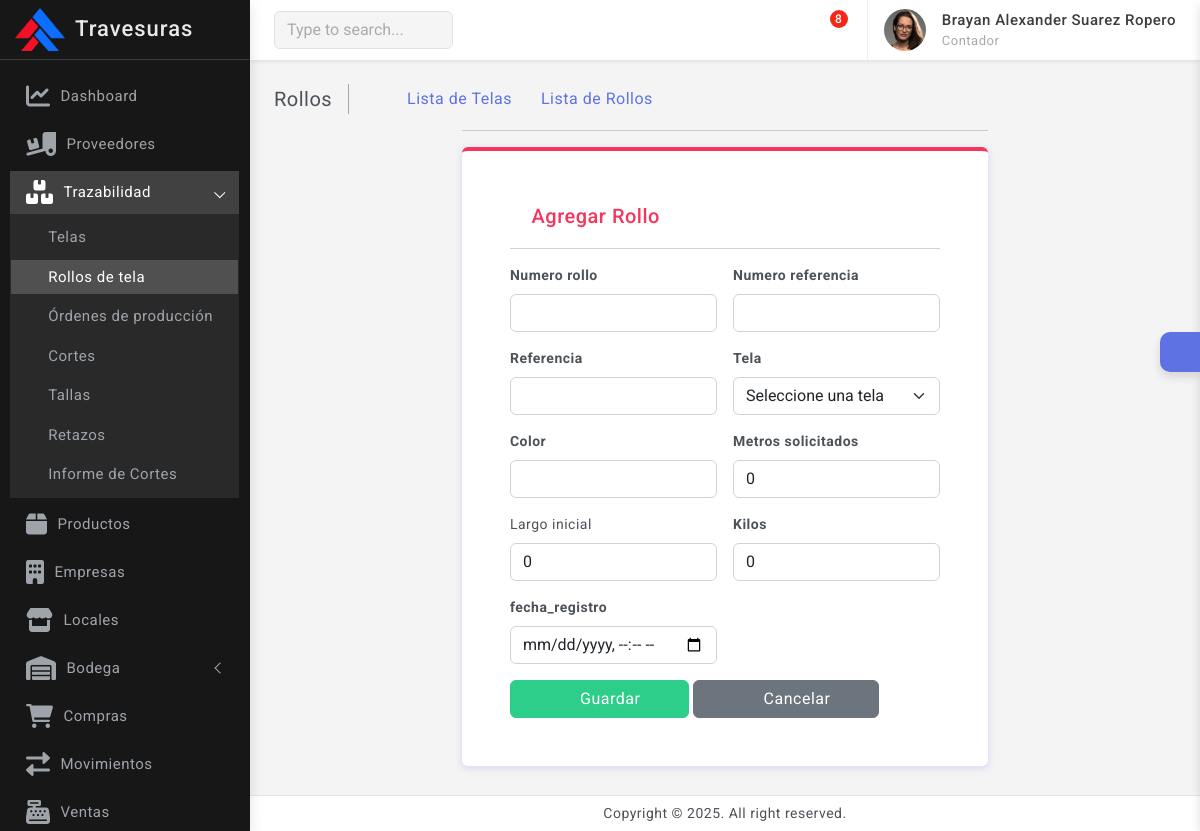
The page /trazabilidad/rollos/agregar/ (signed in) on the database its author committed.
### empresas/models.py (models this page shows, shortened)
class Empresa(models.Model):
    razon_social            = models.CharField(max_length=100)
    nit                     = models.CharField(max_length=20, unique=True)
    telefono                = models.CharField(max_length=20, unique=True)
    correo                  = models.EmailField(max_length=100, unique=True)
    logo                    = models.ImageField(upload_to='empresas', blank=False, null=False)

### usuarios/models.py (models this page shows, shortened)
class PerfilUsuario(models.Model):
    usuario                             = models.OneToOneField(Usuario, on_delete=models.CASCADE)
    nombre                              = models.CharField(max_length=50)
    apellido                            = models.CharField(max_length=50)
    documento                           = models.IntegerField(unique=True)
    telefono                            = models.IntegerField(unique=True)
    cargo                               = models.ForeignKey(Cargo, on_delete=models.CASCADE, related_name="Cargo")
    def full_name(self):
        return f'{self.nombre} {self.apellido}'

class Cargo(models.Model):
    nombre  = models.CharField(max_length=50, unique=True)
    area    = models.ForeignKey(Area, on_delete=models.CASCADE, related_name="Area_relacionada")
    def __str__(self):
        return self.nombre

### trazabilidad/views.py (the view)
# urls.py: path('rollos/agregar/', views.agregar_rollo, name='agregar_rollo'),
@login_required(login_url='login')
def agregar_rollo(request):
    if request.method == 'POST':
        form = RolloTelaForm(request.POST)
        if form.is_valid():
            form.save()
            messages.success(request, "Rollo agregado correctamente.")
            return redirect('rollos')
    else:
        form = RolloTelaForm()
    return render(request, 'trazabilidad/rollos/form_rollo.html', {'form': form, 'accion': 'Agregar'})

### trazabilidad/forms.py
class RolloTelaForm(forms.ModelForm):
    fecha_registro = forms.DateTimeField(
        widget=forms.DateTimeInput(
            attrs={'type': 'datetime-local', 'class': 'form-control'},
            format='%Y-%m-%dT%H:%M'
        ),
        required=True
    )
    class Meta:
        model = RolloTela
        fields = [
            'numero_rollo', 'numero_referencia', 'referencia',
            'tela', 'color', 'metros_solicitados', 'largo_inicial',
            'kilos', 'fecha_registro'
        ]
    def __init__(self, *args, **kwargs):
        super().__init__(*args, **kwargs)
        for field_name, field in self.fields.items():
            field.widget.attrs.update({'class': 'form-control'})
            if field.required:
                field.label = f"<strong>{field.label if field.label else field_name}</strong>"
        self.fields['tela'].empty_label = "Seleccione una tela"
        self.fields['tela'].widget.attrs.update({'class': 'form-select'})
        if self.instance and self.instance.fecha_registro:
            self.initial['fecha_registro'] = localtime(self.instance.fecha_registro).strftime('%Y-%m-%dT%H:%M')

### notificaciones/context_processors.py (called while the page is built)
def notificaciones_context(request):
    if request.user.is_authenticated:
        notificaciones = Notificacion.objects.filter(user=request.user, leida=False).order_by('-fecha_creacion')
    else:
        notificaciones = []
    return {'notificaciones': notificaciones}

### outfitcore/context_processors.py (called while the page is built)
def global_context(request):
    user = None
    perfil = None
    contrato = None
    empresas = None
    if request.user.is_authenticated:
        user = request.user
        perfil = PerfilUsuario.objects.filter(usuario=request.user).first()
        if perfil:
            contrato = Contrato.objects.filter(perfil=perfil).first()
    empresas = Empresa.objects.all
    empresa_id = request.session.get('empresa_id')
    empresa_activa = None
    if empresa_id:
        empresa_activa = Empresa.objects.filter(id=empresa_id).first()
    return {
        'perfil': perfil,
        'user': user,
        'contrato': contrato,
        'empresas': empresas,
        'empresa_id': empresa_id,
        'empresa_activa': empresa_activa,
    }

### trazabilidad/models.py (called while the page is built)
    def __str__(self):
        return f"{self.nombre}"

### templates/trazabilidad/rollos/form_rollo.html (shortened to what this page needs)
{% extends 'base.html' %}
{% block content %}
<div class="page-wrapper">
    <div class="page-content">
        <div class="page-breadcrumb d-none d-sm-flex align-items-center mb-3">
            <div class="breadcrumb-title pe-3">Rollos</div>
            <div class="ps-3">
                <nav aria-label="breadcrumb">
                    <ol class="breadcrumb mb-0 p-0">
                        <li class="breadcrumb-item"><a href="{% url 'home' %}"><i class="bx bx-home-alt"></i></a></li>
                        <li class="breadcrumb-item"><a href="{% url 'telas' %}">Lista de Telas</a></li>
                        <li class="breadcrumb-item"><a href="{% url 'rollos' %}">Lista de Rollos</a></li>
                    </ol>
                </nav>
            </div>
        </div>
        <div class="col-xl-7 mx-auto">
            <hr />
            <div class="card border-top border-0 border-4 border-danger">
                <div class="card-body p-5">
                    <div class="card-title d-flex align-items-center">
                        <div><i class="bx bx-receipt me-1 font-22 text-danger"></i></div>
                        <h5 class="mb-0 text-danger">{{ accion }} Rollo</h5>
                    </div>
                    <hr>
                    <form method="POST" class="row g-3 needs-validation" novalidate>
                        {% for field in form %}
                        <div class="col-md-6">
                            <label for="{{ field.id_for_label }}" class="form-label">{{ field.label|safe }}</label>
                            {{ field }}
                        </div>
                        {% endfor %}
                        <div class="col-12">
                            <button type="submit" class="btn btn-success px-5">
                                <i class="bx bx-save"></i> Guardar
                            </button>
                            <a href="{% url 'rollos' %}" class="btn btn-secondary px-5">
                                <i class="bx bx-arrow-back"></i> Cancelar
                            </a>
                        </div>
                    </form>
                </div>
            </div>
        </div>
    </div>
</div>
{% endblock %}

### templates/includes/dashboard_sidebar.html (shortened to what this page needs)
{% load static %}
<div class="sidebar-wrapper" data-simplebar="true">
    <div class="sidebar-header">
        {% if empresa_activa %}
            <div>
                <img src="{{ empresa_activa.logo.url }}" class="logo-icon" alt="logo icon">
            </div>
            <div>
                <h4 class="logo-text">{{ empresa_activa.razon_social }}</h4>
            </div>
            <div class="toggle-icon ms-auto"><i class='bx bx-arrow-to-left'></i>
            </div>
        {% else %}
            <div>
                <h4 class="logo-text">Administrador</h4>
            </div>
            <div class="toggle-icon ms-auto"><i class='bx bx-arrow-to-left'></i>
            </div>
        {% endif %}
    </div>
    <ul class="metismenu" id="menu">
        <li>
            <a href="{% url 'home' %}">
                <div class="parent-icon"><i class='fas fa-chart-line'></i></div>
                <div class="menu-title">Dashboard</div>
            </a>
        </li>
        <li>
            <a href="{% url 'proveedores' %}">
                <div class="parent-icon"><i class="fas fa-truck-loading"></i>
                </div>
                <div class="menu-title">Proveedores</div>
            </a>
        </li>
        {% with request.path as path %}
        <li class="{% if '/trazabilidad/' in path %}mm-active{% endif %}">
            <a href="#" class="has-arrow" aria-expanded="{% if '/trazabilidad/' in path %}true{% else %}false{% endif %}">
                <div class="parent-icon"><i class='fas fa-boxes'></i></div>
                <div class="menu-title">Trazabilidad</div>
            </a>
            <ul class="{% if '/trazabilidad/' in path %}mm-collapse mm-show{% else %}mm-collapse{% endif %}">
                <li class="{% if '/trazabilidad/telas/' in path %}active mm-active{% endif %}">
                    <a href="{% url 'telas' %}"><i class="bx bx-right-arrow-alt"></i> Telas</a>
                </li>
                <li class="{% if '/trazabilidad/rollos/' in path %}active mm-active{% endif %}">
                    <a href="{% url 'rollos' %}"><i class="bx bx-right-arrow-alt"></i> Rollos de tela</a>
                </li>
                <li class="{% if '/trazabilidad/ordenes_produccion/' in path %}active mm-active{% endif %}">
                    <a href="{% url 'ordenes_produccion' %}"><i class="bx bx-right-arrow-alt"></i> Órdenes de producción</a>
                </li>
                <li class="{% if '/trazabilidad/cortes/' in path %}active mm-active{% endif %}">
                    <a href="{% url 'cortes' %}"><i class="bx bx-right-arrow-alt"></i> Cortes</a>
                </li>
                <li class="{% if '/trazabilidad/tallas_corte/' in path %}active mm-active{% endif %}">
                    <a href="{% url 'tallas' %}"><i class="bx bx-right-arrow-alt"></i> Tallas</a>
                </li>
                <li class="{% if '/trazabilidad/retazos_tela/' in path %}active mm-active{% endif %}">
                    <a href="{% url 'retazos' %}"><i class="bx bx-right-arrow-alt"></i> Retazos</a>
                </li>
                <li class="{% if '/trazabilidad/informe_cortes/' in path %}active mm-active{% endif %}">
                    <a href="{% url 'informe_cortes' %}"><i class="bx bx-right-arrow-alt"></i> Informe de Cortes</a>
                </li>
            </ul>
        </li>
        {% endwith %}
        {% with request.path as path %}
        <li class="{% if '/productos/' in path %}mm-active{% endif %}">
            <a href="{% url 'productos' %}">
                <div class="parent-icon"><i class='fas fa-box'></i>
                </div>
                <div class="menu-title">Productos</div>
            </a>
        </li>
        {% endwith %}
        {% with request.path as path %}
        <li class="{% if '/empresas/' in path %}mm-active{% endif %}">
            <a href="{% url 'empresas' %}">
                <div class="parent-icon"><i class='fas fa-building'></i>
                </div>
                <div class="menu-title">Empresas</div>
            </a>
        </li>
        {% endwith %}
        {% with request.path as path %}
        <li class="{% if '/locales/' in path %}mm-active{% endif %}">
            <a href="{% url 'locales' %}">
                <div class="parent-icon"><i class='fas fa-store'></i>
                </div>
                <div class="menu-title">Locales</div>
            </a>
        </li>
        {% endwith %}
        {% with request.path as path %}
        <li class="{% if '/bodega/' in path %}mm-active{% endif %}">
            <a href="#" class="has-arrow" aria-expanded="{% if '/bodega/' in path %}true{% else %}false{% endif %}">
                <div class="parent-icon"><i class='fas fa-warehouse'></i>
                </div>
                <div class="menu-title">Bodega</div>
            </a>
        </li>
        {% endwith %}
        <li>
            <a href="#">
                <div class="parent-icon"><i class="fas fa-shopping-cart"></i>
                </div>
                <div class="menu-title">Compras</div>
            </a>
        </li>
        <li>
            <a href="#">
                <div class="parent-icon"> <i class="fas fa-exchange-alt"></i>
                </div>
                <div class="menu-title">Movimientos</div>
            </a>
        </li>
        <li>
            <a href="{% url 'lista_ventas' %}">
                <div class="parent-icon"><i class='fas fa-cash-register'></i>
                </div>
                <div class="menu-title">Ventas</div>
            </a>
        </li>
    </ul>
</div>

### templates/includes/navbar.html (shortened to what this page needs)
{% load static %}
<header>
    <div class="topbar d-flex align-items-center">
        <nav class="navbar navbar-expand">
            <div class="search-bar flex-grow-1">
                <div class="position-relative search-bar-box">
                    <input type="text" class="form-control search-control" placeholder="Type to search..."> <span class="position-absolute top-50 search-show translate-middle-y"><i class='bx bx-search'></i></span>
                </div>
            </div>
            <div class="top-menu ms-auto">
                <ul class="navbar-nav align-items-center">
                    <li class="nav-item dropdown dropdown-large">
                        <a class="nav-link dropdown-toggle dropdown-toggle-nocaret" href="#" role="button" data-bs-toggle="dropdown" aria-expanded="false">	<i class='bx bx-category'></i>
                        </a>
                    </li>
                    <li class="nav-item dropdown dropdown-large">
                        <a class="nav-link dropdown-toggle dropdown-toggle-nocaret position-relative" href="#" role="button" data-bs-toggle="dropdown" aria-expanded="false">
                            <i class='bx bx-bell'></i>
                        </a>
                    </li>
                    <li class="nav-item dropdown dropdown-large">
                        <a class="nav-link dropdown-toggle dropdown-toggle-nocaret position-relative" href="#" role="button" data-bs-toggle="dropdown" aria-expanded="false"> <span class="alert-count">8</span>
                            <i class='bx bx-comment'></i>
                        </a>
                    </li>
                </ul>
            </div>
            <div class="user-box dropdown">
                <a class="d-flex align-items-center nav-link dropdown-toggle dropdown-toggle-nocaret" href="#" role="button" data-bs-toggle="dropdown" aria-expanded="false">
                    <img src="{% static 'images/avatars/avatar-2.png' %}" class="user-img" alt="user avatar">
                    <div class="user-info ps-3">
                        <p class="user-name mb-0"> {{perfil.full_name}} </p>
                        <p class="designattion mb-0">{{perfil.cargo}}</p>
                    </div>
                </a>
            </div>
        </nav>
    </div>
</header>

### outfitcore/static/css/semi-dark.css (style rules this page uses)
html.semi-dark .sidebar-wrapper { background: #171717; border-right: 1px solid #e4e4e400 }
html.semi-dark .sidebar-wrapper .sidebar-header { background: #171717; border-right: 1px solid #e4e4e400; border-bottom: 1px solid rgb(255 255 255 / 15%) }
html.semi-dark .sidebar-wrapper .sidebar-header .logo-text { color: #e7e9ec }
html.semi-dark .sidebar-wrapper .sidebar-header .toggle-icon { color: #e7e9ec }
html.semi-dark .sidebar-wrapper .metismenu a { color: #9ea4aa }
html.semi-dark .sidebar-wrapper .metismenu .mm-active>a, html.semi-dark .sidebar-wrapper .metismenu a:active, html.semi-dark .sidebar-wrapper .metismenu a:focus, html.semi-dark .sidebar-wrapper .metismenu a:hover { color: #fff; text-decoration: none; background: rgb(255 255 255 / 18%) }
html.semi-dark .sidebar-wrapper .metismenu ul { border: 1px solid #ffffff00; background: rgb(255 255 255 / 8%) }

### rows shown on the page
Empresa: logo (picture), razon_social "Travesuras"
PerfilUsuario: full_name "Brayan Alexander Suarez Ropero", cargo "Contador"

### other values the page prints
{{ accion }} "Agregar"
{{ field.label|safe }} "Numero rollo" "Numero referencia" "Referencia" "Tela" "Color" "Metros solicitados" "Largo inicial" "Kilos" "fecha_registro"
